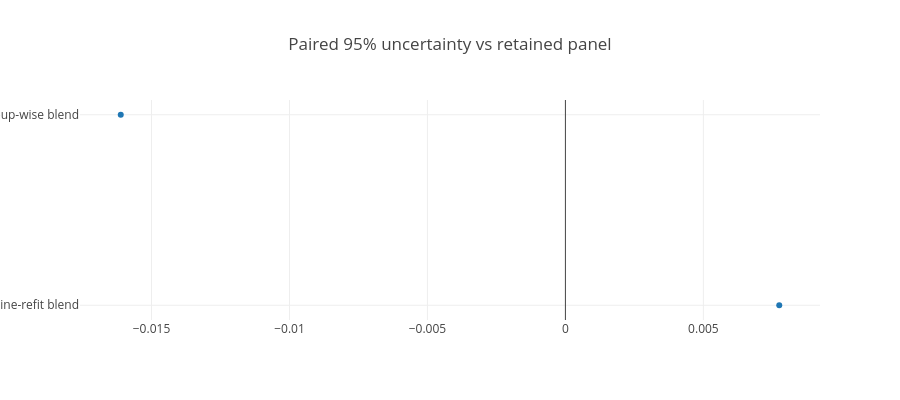

Notebook source saved alongside this figure:
### Code cell
names=['Online-refit blend','Group-wise blend']
delta=[0.007749210200909684,-0.016114472191064544]
low=[-0.02344894416450144,-0.06878544512092166]
high=[0.03658030338212327,0.03814998401602151]
fig=go.Figure()
for n,d,l,h in zip(names,delta,low,high): fig.add_scatter(x=[l,h],y=[n,n],mode='lines',showlegend=False)
fig.add_scatter(x=delta,y=names,mode='markers',name='Observed delta')
fig.add_vline(x=0,line_dash='dash')
fig.update_layout(title='Paired 95% uncertainty vs retained panel',width=900,height=400)
fig.show()

### Figure 1 — Plotly figure (JSON) as saved in the notebook; plotly's stock layout.template omitted (floating-point values rounded to 4 significant figures)
{"data": [{"type": "scatter", "mode": "markers", "x": [0.007749, -0.01611], "y": ["Online-refit blend", "Group-wise blend"]}], "layout": {"title": {"text": "Paired 95% uncertainty vs retained panel"}, "width": 900, "height": 400}}
